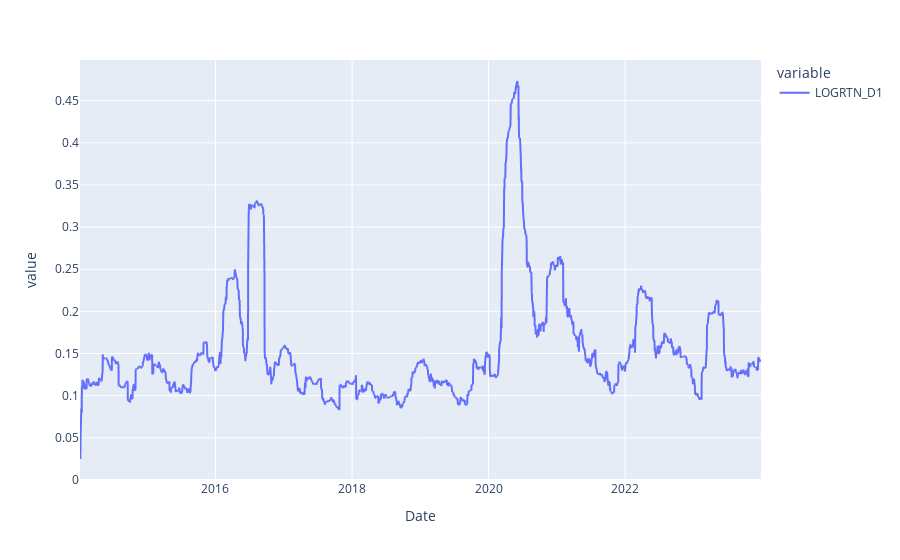

Notebook code for this chart:
### Code cell
trading_days = 60
volatility = log_return.rolling(window=trading_days,min_periods=1).std() * np.sqrt(trading_days)
volatility.plot().update_layout(autosize=True)

### Figure 1 — Plotly figure (JSON) as saved in the notebook; plotly's stock layout.template omitted (floating-point values rounded to 4 significant figures; data arrays with more than 128 entries replaced by an {"elided": "..."} marker saying what was removed)
{"data": [{"hovertemplate": "variable=LOGRTN_D1<br>Date=%{x}<br>value=%{y}<extra></extra>", "legendgroup": "LOGRTN_D1", "line": {"color": "#636efa", "dash": "solid"}, "marker": {"symbol": "circle"}, "mode": "lines", "name": "LOGRTN_D1", "showlegend": true, "type": "scattergl", "x": {"elided": "2523 str values"}, "xaxis": "x", "y": {"elided": "2523 float values"}, "yaxis": "y"}], "layout": {"autosize": true, "legend": {"title": {"text": "variable"}, "tracegroupgap": 0}, "margin": {"t": 60}, "xaxis": {"anchor": "y", "domain": [0, 1], "title": {"text": "Date"}}, "yaxis": {"anchor": "x", "domain": [0, 1], "title": {"text": "value"}}}}
